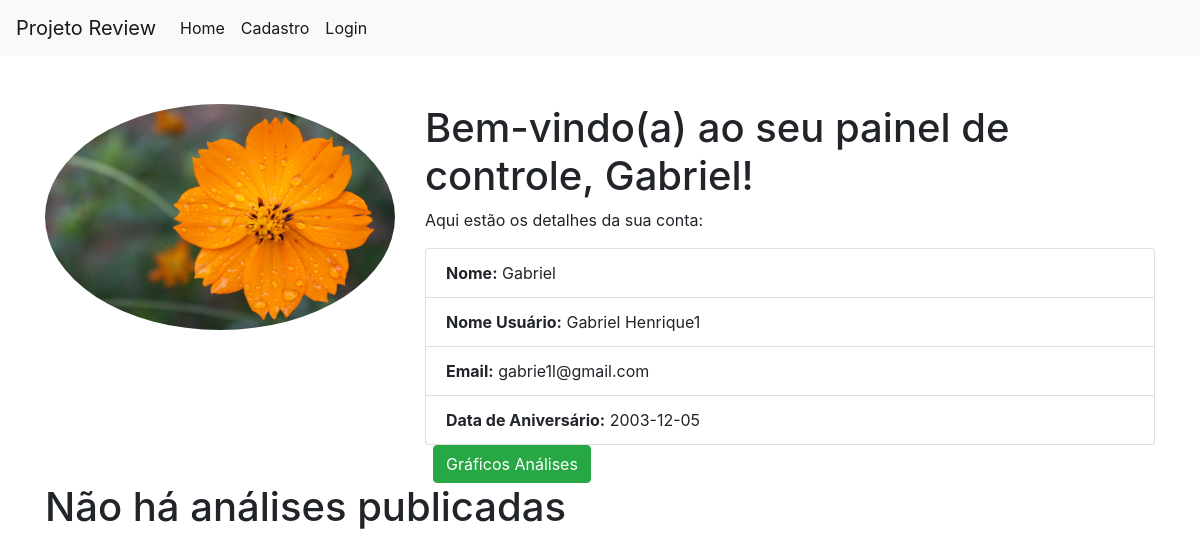
The page /conta/2 on the database its author committed.
### review/usuario/models.py (models this page shows)
class UsuarioDb(db.Model, UserMixin):
    id = db.Column(db.Integer,primary_key = True)
    nome = db.Column(db.String(80), unique = False, nullable=False)
    nome_usuario = db.Column(db.String(80),unique = True, nullable = False)
    email = db.Column(db.String(80),unique = True, nullable=False)
    data_aniversario = db.Column(db.Date, nullable=False)
    senha = db.Column(db.String(80), unique= False, nullable=False)
    foto_perfil = db.Column(db.String(200),unique=False,nullable=False)
    data_cadastro = db.Column(db.Date,default=datetime.utcnow())

### review/usuario/routes.py (the view)
@app.route('/conta/<int:id>', methods = ['GET','POST'])
def conta(id):
    usuario = UsuarioDb.query.filter_by(id = id).first()
    analises = Analise.query.filter_by(
        id_autor_analise =usuario.id
    ).all()
    quantidade_analises = len(analises)
    if not usuario:
        flash('Usuário não encontrado!','danger')
        return redirect(url_for('home'))
    return render_template('usuario/conta.html', usuario = usuario, analises = analises, quantidade_analises = quantidade_analises)

### review/templates/usuario/conta.html (shortened to what this page needs)
{% extends "base.html" %}
{% block content %}
<div class="container mt-5">
    <div class="row">
        <div class="col-md-4">
            <img src="{{ url_for('static', filename='/images/' + usuario.foto_perfil) }}" alt="Foto de Perfil" class="img-fluid rounded-circle">
        </div>
        <div class="col-md-8">
            <h1>Bem-vindo(a) ao seu painel de controle, {{ usuario.nome }}!</h1>
            <p>Aqui estão os detalhes da sua conta:</p>
            <ul class="list-group">
                <li class="list-group-item"><strong>Nome:</strong> {{ usuario.nome }}</li>
                <li class="list-group-item"><strong>Nome Usuário:</strong> {{ usuario.nome_usuario}}</li>
                <li class="list-group-item"><strong>Email:</strong> {{ usuario.email }}</li>
                <li class="list-group-item"><strong>Data de Aniversário:</strong> {{ usuario.data_aniversario }}</li>
            </ul>
                <a href="{{ url_for('conta_graficos', id = usuario.id) }}" class="btn btn-success ml-2">Gráficos Análises</a>
            </div>
        </div>
        {% if analises %}
        <div class="container">
            <br>
            <br>
                    <h3>Análises Publicadas</h3>
                    {% if quantidade_analises != 0  %}
                    <h5>Quantidade de Análises Publicadas: {{quantidade_analises}}</h5>
                    {% endif %}
                    <div class="row">
                        {% for analise in analises %}
                            <div class="col-md-6">
                                <div class="card mb-4">
                                    <div class="card-body">
                                        <div class="d-flex align-items-center mb-3">
                                            <img src="{{ url_for('static', filename='/images/' + analise.autor_analise.foto_perfil) }}" alt="{{ analise.autor_analise.nome }}" class="img-fluid rounded-circle" height="30" width="30">
                                            <a href="{{url_for('conta', id = analise.autor_analise.id )}}" class="ml-2 font-weight-bold">{{ analise.autor_analise.nome }}</a>
                                        </div>
                                        <h5 class="card-title">Nota: {{ analise.nota }}</h5>
                                        <p class="card-text">Análise: {{ analise.analise[:300] }}</p>
                                        {% if analise.categoria.nome == 'Filmes' %}
                                            <a href="{{url_for('filme_unico', id = analise.id_material )}}" class="btn btn-primary">Ver Filme</a>
                                        {% elif analise.categoria.nome == 'Jogos' %}
                                            <a href="{{url_for('jogo_unico', id = analise.id_material )}}" class="btn btn-primary">Ver Jogo</a>
                                        {% endif %}
                                        {% if analise.id_autor_analise == current_user.id %}
                                            <a href="{{url_for('analise_editar', id = analise.id)}}" class="btn btn-warning">Editar</a>
                                            <a href="{{url_for('analise_excluir', id = analise.id )}}" class="btn btn-danger">Excluir</a>
                                        {% endif %}
                                    </div>
                                </div>
                            </div>
                        {% endfor %}
                    </div>
                </div>
            {% else %}
                <h1>Não há análises publicadas</h1>
            {% endif %}
    </div>
{% endblock %}

### rows shown on the page
UsuarioDb: foto_perfil (picture), nome "Gabriel", nome_usuario "Gabriel Henrique1", email "gabrie1l@gmail.com", data_aniversario "2003-12-05"
